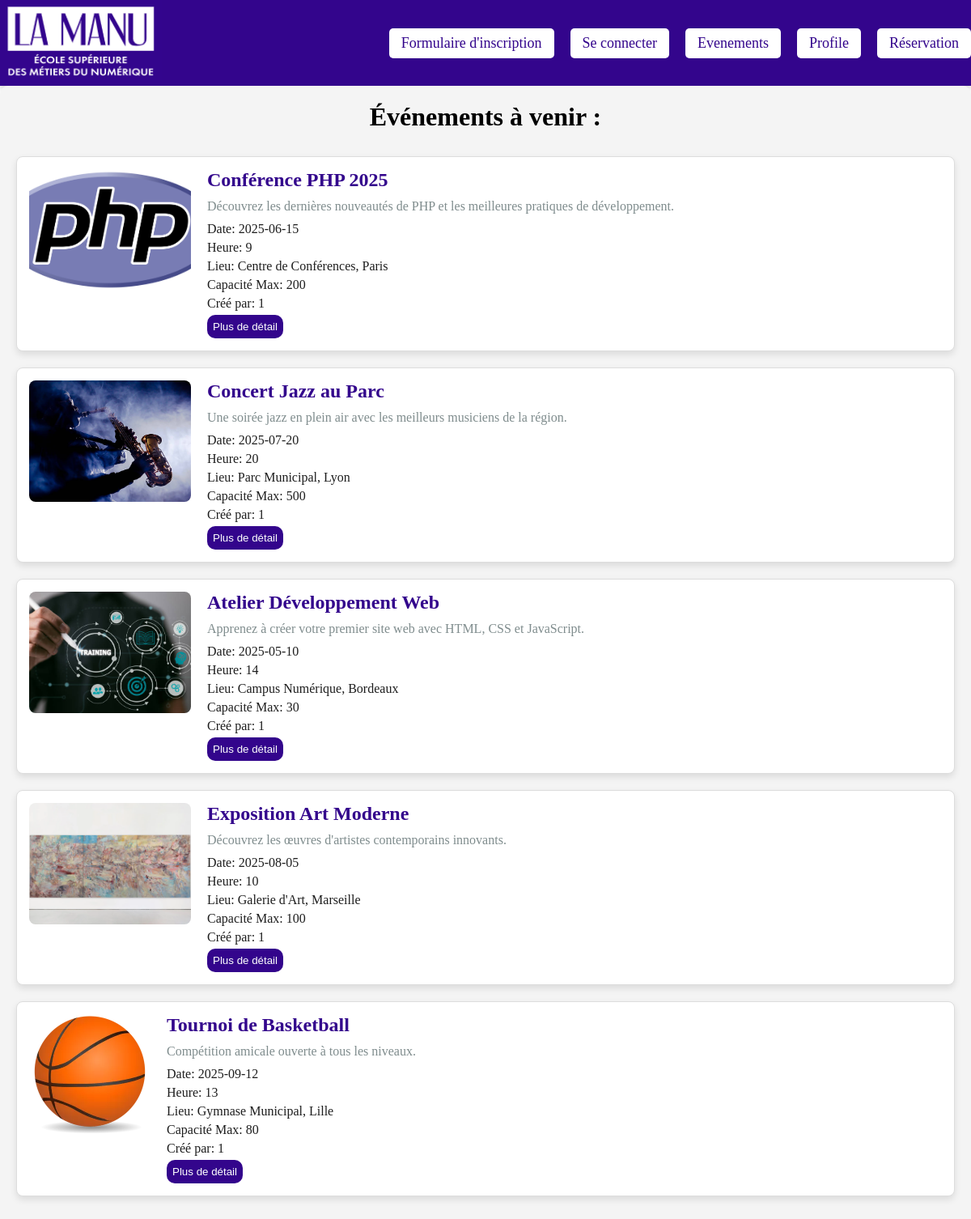
Page /pages/events.php on the committed database.
### tables this page shows
CREATE TABLE IF NOT EXISTS evenement(
    Id_Evenement INT PRIMARY KEY AUTO_INCREMENT NOT NULL,
    Nom VARCHAR(255) NOT NULL,
    Description TEXT NULL,
    Date DATE NOT NULL,
    Heure INT NOT NULL,
    Lieu VARCHAR(255) NOT NULL,
    Capacite_Max INT NOT NULL,
    Image VARCHAR(255) NOT NULL,
    Id_Categorie INT NOT NULL,
    Cree_par VARCHAR(255) NOT NULL,
    FOREIGN KEY (Id_Categorie) REFERENCES categorie(Id_Categorie)
);

### pages/events.php (the view, shortened to what this page needs)
<?php
require_once "../includes/header.php";
include_once "../config/database.php";
?>
<?php
$query1 = 'SELECT * FROM evenement';
$data = $db->query($query1);
$results = $data->fetchAll(PDO::FETCH_ASSOC);
        ?>
<div class="evenements-container">
    <h2 class="evenements-title">Événements à venir :</h2>
    <?php
    foreach ($results as $result) {
        $id = $result['Id_Evenement'];
        echo '
        <div class="evenement">
            <div class="evenement-image">
                <img src="../assets/image/' . $result['Image'] . '" alt="' . htmlspecialchars($result['Nom']) . '" />
            </div>
            <div class="evenement-details">
                <h3 class="evenement-nom">' . htmlspecialchars($result['Nom']) . '</h3>
                <p class="evenement-description">' . nl2br(htmlspecialchars($result['Description'])) . '</p>
                <p class="evenement-date">Date: ' . htmlspecialchars($result['Date']) . '</p>
                <p class="evenement-heure">Heure: ' . htmlspecialchars($result['Heure']) . '</p>
                <p class="evenement-lieu">Lieu: ' . htmlspecialchars($result['Lieu']) . '</p>
                <p class="evenement-capacite">Capacité Max: ' . htmlspecialchars($result['Capacite_Max']) . '</p>
                <p class="evenement-cree-par">Créé par: ' . htmlspecialchars($result['Cree_par']) . '</p>
                <a href="./event-details.php?id=' . $id . '"><button class="detail">Plus de détail</button></a>
            </div>
        </div>';
    }
    ?>
</div>

### includes/header.php (shortened to what this page needs)
<!DOCTYPE html>
<html lang="fr">
<head>
</head>
<body>
    <header>
        <div class="container-left">
            <div class="logo-header">
                <a href="../pages/index.php"><img src="../assets/image/logo-manu.png" alt="Logo"></a>
            </div>
            <nav class="nav-header">
                <a href="../pages/register.php" id="formulaire-inscription">Formulaire d'inscription</a>
                <a href="../pages/login.php" id="formulaire-connexion">Se connecter</a>
                <a href="../pages/events.php">Evenements</a>
                <a href="../pages/profile.php">Profile</a>
                <a href="../pages/reservation.php">Réservation</a>
            </nav>
        </div>
    </header>
</body>
</html>

### includes/header.php (style rules this page uses)
* { margin: 0; padding: 0; box-sizing: border-box; }
header { background-color: #33058C; color: white; width: 100%; display: flex; align-items: center; justify-content: space-between; box-shadow: 0px 4px 10px rgba(0, 0, 0, 0.2); }
.container-left { width: 100%; max-width: 1500px; margin: auto; display: flex; align-items: center; justify-content: space-between; }
.logo-header { font-size: 24px; font-weight: bold; text-transform: uppercase; letter-spacing: 2px; }
img { width: 200px; height: 100px; }
.nav-header { display: flex; gap: 20px; }
.nav-header a { color: #33058C; text-decoration: none; font-size: 18px; font-weight: 500; padding: 8px 15px; border-radius: 5px; background-color: white; }

### pages/events.php (style rules this page uses)
.evenements-container { max-width: 1200px; margin: 0 auto; padding: 20px; background-color: #f4f4f4; border-radius: 10px; }
.evenements-title { font-size: 2rem; text-align: center; margin-bottom: 30px; }
.evenement { display: flex; justify-content: space-between; margin-bottom: 20px; padding: 15px; background-color: #fff; border: 1px solid #ddd; border-radius: 8px; box-shadow: 0 4px 8px rgba(0, 0, 0, 0.1); }
.evenement-image img { max-width: 200px; max-height: 150px; object-fit: cover; border-radius: 8px; width: 100%; height: 100%; }
.evenement-details { flex-grow: 1; padding-left: 20px; }
.evenement-nom { font-size: 1.5rem; font-weight: bold; color: #33058C; margin: 0 0 10px; }
.evenement-description { font-size: 1rem; color: #7f8c8d; margin-bottom: 10px; }
.evenement-date, .evenement-heure, .evenement-lieu, .evenement-capacite, .evenement-cree-par { font-size: 1rem; color:rgb(30, 30, 30); margin: 5px 0; }
.detail { padding: 7px; background-color:rgb(51, 5, 140); border: none; border-radius: 10px; color: white; }

### rows in the picture
evenement: Image (picture), Nom "Conférence PHP 2025", Description "Découvrez les dernières nouveautés de PHP et les meilleures pratiques de développement.", Date "2025-06-15", Heure "9", Lieu "Centre de Conférences, Paris", Capacite_Max "200", Cree_par "1"
evenement: Image (picture), Nom "Concert Jazz au Parc", Description "Une soirée jazz en plein air avec les meilleurs musiciens de la région.", Date "2025-07-20", Heure "20", Lieu "Parc Municipal, Lyon", Capacite_Max "500", Cree_par "1"
evenement: Image (picture), Nom "Atelier Développement Web", Description "Apprenez à créer votre premier site web avec HTML, CSS et JavaScript.", Date "2025-05-10", Heure "14", Lieu "Campus Numérique, Bordeaux", Capacite_Max "30", Cree_par "1"
evenement: Image (picture), Nom "Exposition Art Moderne", Description "Découvrez les œuvres d'artistes contemporains innovants.", Date "2025-08-05", Heure "10", Lieu "Galerie d'Art, Marseille", Capacite_Max "100", Cree_par "1"
evenement: Image (picture), Nom "Tournoi de Basketball", Description "Compétition amicale ouverte à tous les niveaux.", Date "2025-09-12", Heure "13", Lieu "Gymnase Municipal, Lille", Capacite_Max "80", Cree_par "1"
